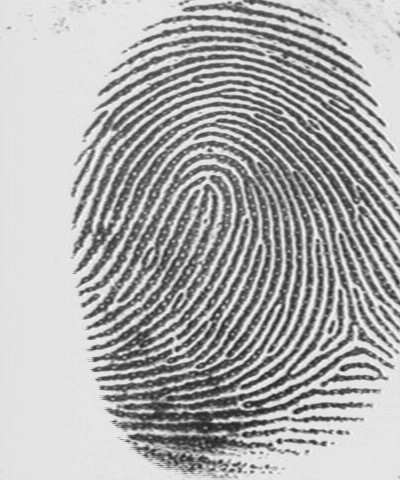
#> input picture lab09_IP3/Fingerprint.tif, 400 x 480 px, found by its file name
$ python lab08_D.py
#> lines starting #> are read from the running program, lines starting #| are printed output that depends on the picture; after the words box and inside, x2 and y2 are one past the last pixel; in counts of white or black regions, pixels touching at a corner belong together
import cv2
from skimage import io
from skimage import filters
from skimage import morphology
from skimage.filters import threshold_local
import numpy as np
import matplotlib.pyplot as plt
import fingerprint_enhancer
from skimage.morphology import disk, square, rectangle, diamond, skeletonize, thin


finger = io.imread('./lab09-1/Fingerprint.tif')
#> finger is the input picture: shape (480, 400); min 27, max 251, mean 173.6
img = finger.copy()
finger = cv2.GaussianBlur(finger, (5,5), 0)
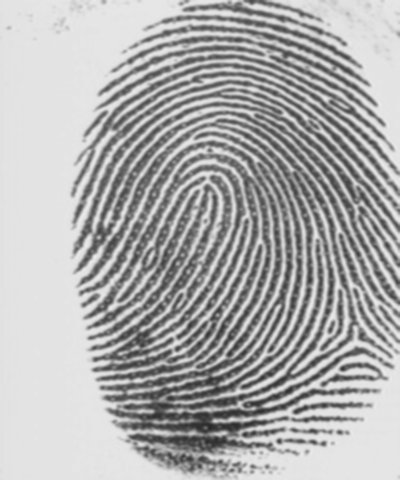
#> finger: shape (480, 400); min 39, max 235, mean 173.6
T = threshold_local(finger, 85, offset =10, method = 'gaussian', mode = 'constant')
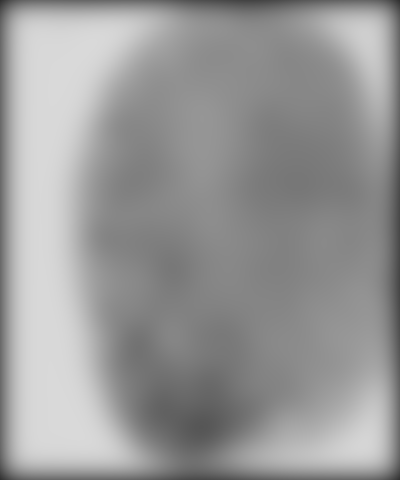
#> T: shape (480, 400) float64; min 49.37, max 217.4, mean 152.9
finger = (finger<T)*255
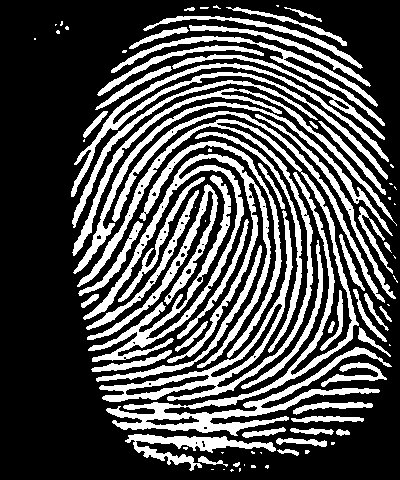
#> finger: shape (480, 400) int64; 30.9% white; 89 white regions (35 under 20 px), largest, box (x1, y1, x2, y2) and area: (77, 119, 392, 436) 13259, (83, 154, 271, 368) 7495, (71, 63, 389, 197) 3452

#> (the run stopped early here; a loop or call above may not have finished)
